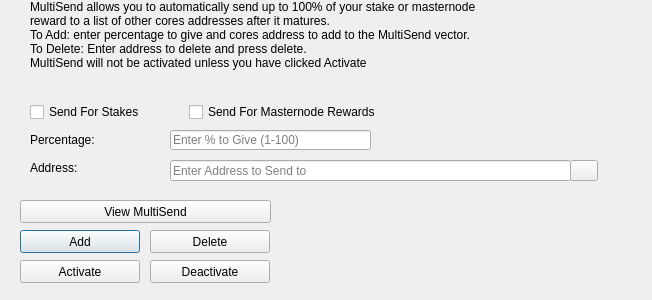
<?xml version="1.0" encoding="UTF-8"?>
<ui version="4.0">
 <class>MultiSendDialog</class>
 <widget class="QDialog" name="MultiSendDialog">
  <property name="windowModality">
   <enum>Qt::NonModal</enum>
  </property>
  <property name="geometry">
   <rect>
    <x>0</x>
    <y>0</y>
    <width>652</width>
    <height>300</height>
   </rect>
  </property>
  <property name="windowTitle">
   <string>MultiSend</string>
  </property>
  <widget class="QLineEdit" name="multiSendPercentEdit">
   <property name="geometry">
    <rect>
     <x>170</x>
     <y>130</y>
     <width>201</width>
     <height>20</height>
    </rect>
   </property>
   <property name="toolTip">
    <string>Enter whole numbers 1 - 100</string>
   </property>
   <property name="placeholderText">
    <string>Enter % to Give (1-100)</string>
   </property>
  </widget>
  <widget class="QLineEdit" name="multiSendAddressEdit">
   <property name="geometry">
    <rect>
     <x>170</x>
     <y>160</y>
     <width>401</width>
     <height>21</height>
    </rect>
   </property>
   <property name="toolTip">
    <string/>
   </property>
   <property name="placeholderText">
    <string>Enter Address to Send to</string>
   </property>
  </widget>
  <widget class="QLabel" name="label_2">
   <property name="geometry">
    <rect>
     <x>30</x>
     <y>0</y>
     <width>451</width>
     <height>121</height>
    </rect>
   </property>
   <property name="lineWidth">
    <number>1</number>
   </property>
   <property name="text">
    <string>MultiSend allows you to automatically send up to 100% of your stake or masternode reward to a list of other cores addresses after it matures.
To Add: enter percentage to give and cores address to add to the MultiSend vector.
To Delete: Enter address to delete and press delete.
MultiSend will not be activated unless you have clicked Activate</string>
   </property>
   <property name="alignment">
    <set>Qt::AlignLeading|Qt::AlignLeft|Qt::AlignTop</set>
   </property>
   <property name="wordWrap">
    <bool>true</bool>
   </property>
  </widget>
  <widget class="QLabel" name="message">
   <property name="geometry">
    <rect>
     <x>290</x>
     <y>200</y>
     <width>351</width>
     <height>91</height>
    </rect>
   </property>
   <property name="text">
    <string/>
   </property>
  </widget>
  <widget class="QPushButton" name="addButton">
   <property name="geometry">
    <rect>
     <x>20</x>
     <y>230</y>
     <width>120</width>
     <height>23</height>
    </rect>
   </property>
   <property name="toolTip">
    <string/>
   </property>
   <property name="statusTip">
    <string>Add to MultiSend Vector</string>
   </property>
   <property name="text">
    <string>Add</string>
   </property>
  </widget>
  <widget class="QPushButton" name="disableButton">
   <property name="geometry">
    <rect>
     <x>150</x>
     <y>260</y>
     <width>120</width>
     <height>23</height>
    </rect>
   </property>
   <property name="statusTip">
    <string>Deactivate MultiSend</string>
   </property>
   <property name="text">
    <string>Deactivate</string>
   </property>
  </widget>
  <widget class="QPushButton" name="addressBookButton">
   <property name="geometry">
    <rect>
     <x>570</x>
     <y>160</y>
     <width>28</width>
     <height>21</height>
    </rect>
   </property>
   <property name="toolTip">
    <string>Choose an address from the address book</string>
   </property>
   <property name="text">
    <string/>
   </property>
   <property name="icon">
    <iconset resource="../cores.qrc">
     <normaloff>:/icons/address-book</normaloff>:/icons/address-book</iconset>
   </property>
   <property name="shortcut">
    <string>Alt+A</string>
   </property>
   <property name="autoDefault">
    <bool>false</bool>
   </property>
  </widget>
  <widget class="QLabel" name="label">
   <property name="geometry">
    <rect>
     <x>30</x>
     <y>130</y>
     <width>121</width>
     <height>20</height>
    </rect>
   </property>
   <property name="toolTip">
    <string>Percentage of stake to send</string>
   </property>
   <property name="text">
    <string>Percentage:</string>
   </property>
  </widget>
  <widget class="QLabel" name="label_5">
   <property name="geometry">
    <rect>
     <x>30</x>
     <y>160</y>
     <width>111</width>
     <height>16</height>
    </rect>
   </property>
   <property name="toolTip">
    <string>Address to send portion of stake to</string>
   </property>
   <property name="text">
    <string>Address:</string>
   </property>
  </widget>
  <widget class="QPushButton" name="deleteButton">
   <property name="geometry">
    <rect>
     <x>150</x>
     <y>230</y>
     <width>120</width>
     <height>23</height>
    </rect>
   </property>
   <property name="toolTip">
    <string/>
   </property>
   <property name="statusTip">
    <string>Delete Address From MultiSend Vector</string>
   </property>
   <property name="text">
    <string>Delete</string>
   </property>
  </widget>
  <widget class="QPushButton" name="activateButton">
   <property name="geometry">
    <rect>
     <x>20</x>
     <y>260</y>
     <width>120</width>
     <height>23</height>
    </rect>
   </property>
   <property name="statusTip">
    <string>Activate MultiSend</string>
   </property>
   <property name="text">
    <string>Activate</string>
   </property>
  </widget>
  <widget class="QPushButton" name="viewButton">
   <property name="geometry">
    <rect>
     <x>20</x>
     <y>200</y>
     <width>251</width>
     <height>23</height>
    </rect>
   </property>
   <property name="toolTip">
    <string/>
   </property>
   <property name="statusTip">
    <string>View MultiSend Vector</string>
   </property>
   <property name="text">
    <string>View MultiSend</string>
   </property>
  </widget>
  <widget class="QWidget" name="horizontalLayoutWidget">
   <property name="geometry">
    <rect>
     <x>30</x>
     <y>100</y>
     <width>351</width>
     <height>24</height>
    </rect>
   </property>
   <layout class="QHBoxLayout" name="horizontalLayout">
    <item>
     <widget class="QCheckBox" name="multiSendStakeCheckBox">
      <property name="text">
       <string>Send For Stakes</string>
      </property>
     </widget>
    </item>
    <item>
     <widget class="QCheckBox" name="multiSendMasternodeCheckBox">
      <property name="text">
       <string>Send For Masternode Rewards</string>
      </property>
     </widget>
    </item>
   </layout>
  </widget>
 </widget>
 <resources>
  <include location="../cores.qrc"/>
 </resources>
 <connections/>
</ui>
